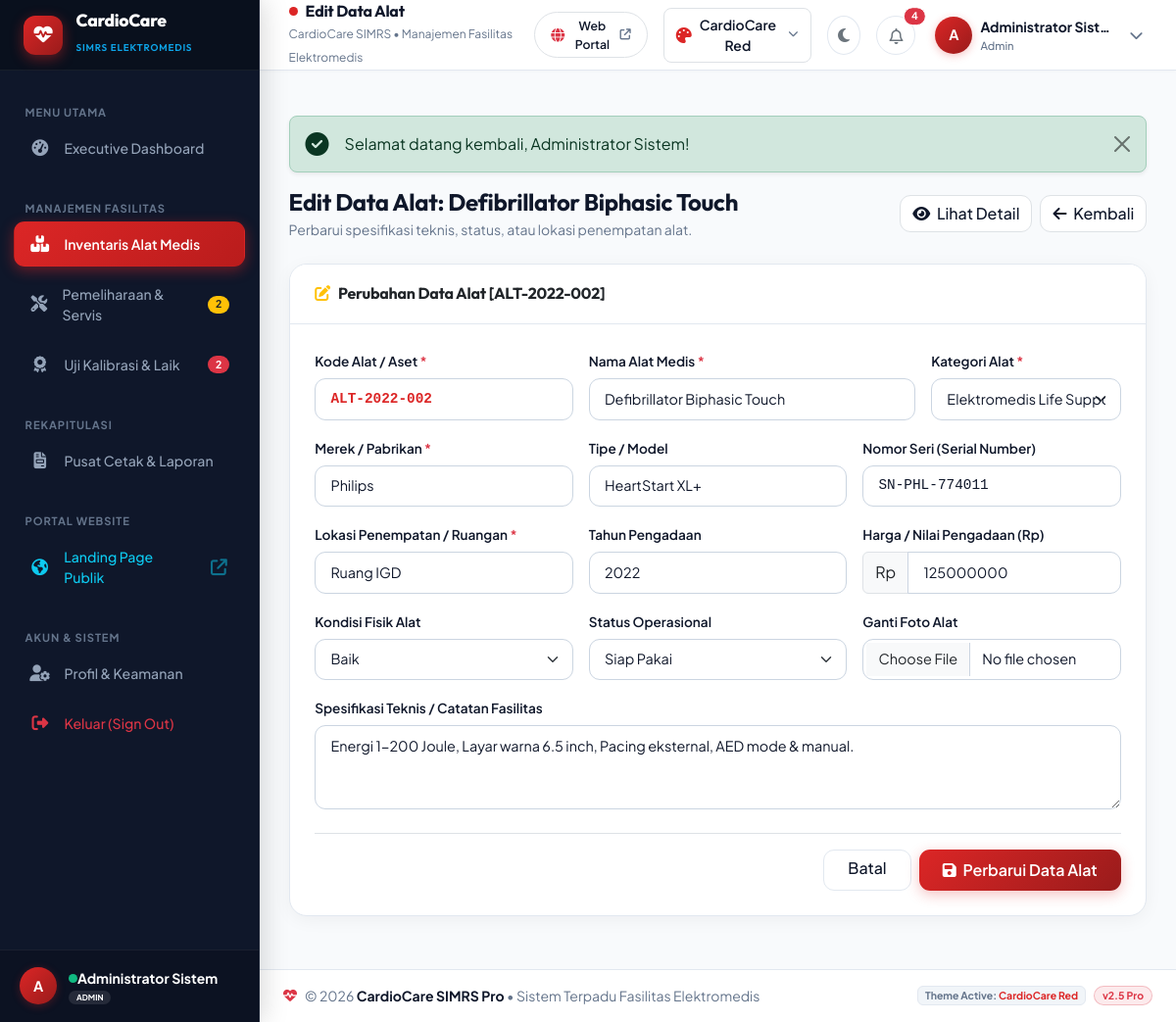
Page /inventaris/edit.php?id=2 (signed in) on the committed database.
### tables this page shows
CREATE TABLE IF NOT EXISTS `alat` (
  `id` INT AUTO_INCREMENT PRIMARY KEY,
  `kode_alat` VARCHAR(50) NOT NULL UNIQUE,
  `nama_alat` VARCHAR(150) NOT NULL,
  `kategori` VARCHAR(50) NOT NULL,
  `merek` VARCHAR(100) NOT NULL,
  `tipe_model` VARCHAR(100) DEFAULT NULL,
  `nomor_seri` VARCHAR(100) DEFAULT NULL,
  `lokasi` VARCHAR(100) NOT NULL,
  `tahun` INT NOT NULL,
  `harga_pengadaan` DECIMAL(15,2) DEFAULT 0,
  `kondisi` ENUM('Baik', 'Rusak Ringan', 'Rusak Berat') NOT NULL DEFAULT 'Baik',
  `status_operasional` ENUM('Siap Pakai', 'Dalam Pemeliharaan', 'Dalam Kalibrasi', 'Rusak', 'Afkir') NOT NULL DEFAULT 'Siap Pakai',
  `foto` VARCHAR(255) DEFAULT NULL,
  `spesifikasi` TEXT DEFAULT NULL,
  `created_at` TIMESTAMP DEFAULT CURRENT_TIMESTAMP,
  `updated_at` TIMESTAMP DEFAULT CURRENT_TIMESTAMP ON UPDATE CURRENT_TIMESTAMP
);

### inventaris/edit.php (the view, shortened to what this page needs)
<?php
require_once __DIR__ . '/../includes/header.php';
require_once __DIR__ . '/../includes/sidebar.php';
require_once __DIR__ . '/../includes/navbar.php';
$id = (int)($_GET['id'] ?? 0);
$stmt = $pdo->prepare("SELECT * FROM alat WHERE id = ?");
$stmt->execute([$id]);
$alat = $stmt->fetch();
?>
<div class="d-flex justify-content-between align-items-center mb-4">
    <div>
        <h4 class="fw-bold mb-1">Edit Data Alat: <?= htmlspecialchars($alat['nama_alat']); ?></h4>
        <p class="text-muted small mb-0">Perbarui spesifikasi teknis, status, atau lokasi penempatan alat.</p>
    </div>
    <div class="d-flex gap-2">
        <a href="<?= BASE_URL; ?>/inventaris/detail.php?id=<?= $id; ?>" class="btn btn-light border">
            <i class="fas fa-eye me-1"></i> Lihat Detail
        </a>
        <a href="<?= BASE_URL; ?>/inventaris/index.php" class="btn btn-light border">
            <i class="fas fa-arrow-left me-1"></i> Kembali
        </a>
    </div>
</div>
<div class="card-custom">
    <div class="card-header">
        <h6 class="mb-0 fw-bold text-dark"><i class="fas fa-edit me-2 text-warning"></i>Perubahan Data Alat [<?= htmlspecialchars($alat['kode_alat']); ?>]</h6>
    </div>
    <div class="card-body">
        <form action="" method="POST" enctype="multipart/form-data">
            <div class="row g-3 mb-3">
                <div class="col-md-4">
                    <label class="form-label small fw-semibold">Kode Alat / Aset <span class="text-danger">*</span></label>
                    <input type="text" class="form-control font-monospace fw-bold text-primary" name="kode_alat" value="<?= htmlspecialchars($_POST['kode_alat'] ?? $alat['kode_alat']); ?>" required>
                </div>
                <div class="col-md-5">
                    <label class="form-label small fw-semibold">Nama Alat Medis <span class="text-danger">*</span></label>
                    <input type="text" class="form-control" name="nama_alat" value="<?= htmlspecialchars($_POST['nama_alat'] ?? $alat['nama_alat']); ?>" required>
                </div>
                <div class="col-md-3">
                    <label class="form-label small fw-semibold">Kategori Alat <span class="text-danger">*</span></label>
                    <?php $kat_curr = $_POST['kategori'] ?? $alat['kategori']; ?>
                    <select class="form-select" name="kategori" required>
                        <option value="Elektromedis Life Support" <?= ($kat_curr == 'Elektromedis Life Support') ? 'selected' : ''; ?>>Elektromedis Life Support</option>
                    </select>
                </div>
            </div>
            <div class="row g-3 mb-3">
                <div class="col-md-4">
                    <label class="form-label small fw-semibold">Merek / Pabrikan <span class="text-danger">*</span></label>
                    <input type="text" class="form-control" name="merek" value="<?= htmlspecialchars($_POST['merek'] ?? $alat['merek']); ?>" required>
                </div>
                <div class="col-md-4">
                    <label class="form-label small fw-semibold">Tipe / Model</label>
                    <input type="text" class="form-control" name="tipe_model" value="<?= htmlspecialchars($_POST['tipe_model'] ?? $alat['tipe_model']); ?>">
                </div>
                <div class="col-md-4">
                    <label class="form-label small fw-semibold">Nomor Seri (Serial Number)</label>
                    <input type="text" class="form-control font-monospace" name="nomor_seri" value="<?= htmlspecialchars($_POST['nomor_seri'] ?? $alat['nomor_seri']); ?>">
                </div>
            </div>
            <div class="row g-3 mb-3">
                <div class="col-md-4">
                    <label class="form-label small fw-semibold">Lokasi Penempatan / Ruangan <span class="text-danger">*</span></label>
                    <input type="text" class="form-control" name="lokasi" value="<?= htmlspecialchars($_POST['lokasi'] ?? $alat['lokasi']); ?>" required>
                </div>
                <div class="col-md-4">
                    <label class="form-label small fw-semibold">Tahun Pengadaan</label>
                    <input type="number" class="form-control" name="tahun" min="1990" max="<?= date('Y') + 1; ?>" value="<?= htmlspecialchars($_POST['tahun'] ?? $alat['tahun']); ?>" required>
                </div>
                <div class="col-md-4">
                    <label class="form-label small fw-semibold">Harga / Nilai Pengadaan (Rp)</label>
                    <div class="input-group">
                        <span class="input-group-text bg-light">Rp</span>
                        <input type="number" class="form-control" name="harga_pengadaan" value="<?= htmlspecialchars($_POST['harga_pengadaan'] ?? (int)$alat['harga_pengadaan']); ?>">
                    </div>
                </div>
            </div>
            <div class="row g-3 mb-3">
                <div class="col-md-4">
                    <label class="form-label small fw-semibold">Kondisi Fisik Alat</label>
                    <?php $kondisi_curr = $_POST['kondisi'] ?? $alat['kondisi']; ?>
                    <select class="form-select" name="kondisi">
                        <option value="Baik" <?= ($kondisi_curr === 'Baik') ? 'selected' : ''; ?>>Baik</option>
                    </select>
                </div>
                <div class="col-md-4">
                    <label class="form-label small fw-semibold">Status Operasional</label>
                    <?php $status_curr = $_POST['status_operasional'] ?? $alat['status_operasional']; ?>
                    <select class="form-select" name="status_operasional">
                        <option value="Siap Pakai" <?= ($status_curr === 'Siap Pakai') ? 'selected' : ''; ?>>Siap Pakai</option>
                    </select>
                </div>
                <div class="col-md-4">
                    <label class="form-label small fw-semibold">Ganti Foto Alat</label>
                    <input type="file" class="form-control" name="foto" accept="image/*">
                </div>
            </div>
            <div class="mb-4">
                <label class="form-label small fw-semibold">Spesifikasi Teknis / Catatan Fasilitas</label>
                <textarea class="form-control" name="spesifikasi" rows="3"><?= htmlspecialchars($_POST['spesifikasi'] ?? $alat['spesifikasi']); ?></textarea>
            </div>
            <div class="d-flex justify-content-end gap-2 pt-3 border-top">
                <a href="<?= BASE_URL; ?>/inventaris/detail.php?id=<?= $id; ?>" class="btn btn-light px-4">Batal</a>
                <button type="submit" class="btn btn-primary px-4">
                    <i class="fas fa-save me-1"></i> Perbarui Data Alat
                </button>
            </div>
        </form>
    </div>
</div>
<?php
require_once __DIR__ . '/../includes/footer.php';
?>

### assets/css/style.css (style rules this page uses)
:root, [data-theme="cardiocare"] { --primary: #dc2626; --primary-hover: #b91c1c; --primary-light: #fee2e2; --primary-rgb: 220, 38, 38; --primary-glow: rgba(220, 38, 38, 0.28); --primary-gradient: linear-gradient(135deg, #dc2626 0%, #991b1b 100%); --secondary: #0f172a; --accent: #0ea5e9; --success: #10b981; --warning: #f59e0b; --danger: #ef4444; --info: #0ea5e9; --body-bg: #f8fafc; --card-bg: #ffffff; --card-header-bg: #ffffff; --navbar-bg: #ffffff; --navbar-border: #e2e8f0; --sidebar-bg: #0f172a; --sidebar-header-bg: #09101d; --sidebar-text: #94a3b8; --sidebar-hover: rgba(255, 255, 255, 0.08); --sidebar-active-bg: linear-gradient(135deg, #dc2626 0%, #b91c1c 100%); --sidebar-active-glow: 0 4px 14px rgba(220, 38, 38, 0.45); --text-main: #0f172a; --text-muted: #64748b; --border-color: #e2e8f0; --table-header-bg: #f8fafc; --table-hover: #f1f5f9; --input-bg: #ffffff; --input-border: #cbd5e1; --input-text: #0f172a; --shadow-card: 0 4px 20px -2px rgba(15, 23, 42, 0.06); --shadow-elevated: 0 12px 30px -4px rgba(15, 23, 42, 0.1); --sidebar-width: 265px; }
* { box-sizing: border-box; }
body { font-family: 'Plus Jakarta Sans', 'Inter', -apple-system, BlinkMacSystemFont, 'Segoe UI', Roboto, sans-serif; background-color: var(--body-bg); color: var(--text-main); min-height: 100vh; margin: 0; overflow-x: hidden; transition: background-color 0.25s ease, color 0.25s ease; }
h1, h2, h3, h4, h5, h6, .font-heading, .sidebar-brand, .card-header h6, .stat-card h3, .page-title { font-family: 'Outfit', sans-serif; color: var(--text-main); letter-spacing: -0.015em; }
a { color: var(--primary); text-decoration: none; transition: all 0.2s ease; }
.text-muted { color: var(--text-muted) !important; }
.card-custom { background: var(--card-bg); border-radius: 18px; border: 1px solid var(--border-color); box-shadow: var(--shadow-card); margin-bottom: 1.5rem; transition: all 0.25s ease; overflow: hidden; }
.card-custom .card-header { background: var(--card-header-bg); border-bottom: 1px solid var(--border-color); padding: 1.25rem 1.6rem; display: flex; align-items: center; justify-content: space-between; }
.card-custom .card-body { padding: 1.6rem; }
.btn-primary { background: var(--primary-gradient) !important; border: none !important; color: #ffffff !important; font-weight: 600; border-radius: 11px; padding: 0.55rem 1.35rem; box-shadow: 0 4px 14px var(--primary-glow); transition: all 0.2s ease; }
.btn-light { background-color: var(--card-bg); border: 1px solid var(--border-color); color: var(--text-main); font-weight: 500; border-radius: 11px; transition: all 0.2s ease; }
.form-control, .form-select { background-color: var(--input-bg); color: var(--input-text); border: 1.5px solid var(--input-border); border-radius: 11px; padding: 0.6rem 0.95rem; font-size: 0.9rem; transition: all 0.2s ease; }
.form-label { font-weight: 600; font-size: 0.85rem; margin-bottom: 0.4rem; color: var(--text-main); }
.text-primary { color: var(--primary) !important; }

### rows in the picture
alat: nama_alat "Defibrillator Biphasic Touch", kode_alat "ALT-2022-002", kategori "Elektromedis Life Support", merek "Philips", tipe_model "HeartStart XL+", nomor_seri "SN-PHL-774011", lokasi "Ruang IGD", tahun "2022", harga_pengadaan "125000000", kondisi "Baik", status_operasional "Siap Pakai", spesifikasi "Energi 1-200 Joule, Layar warna 6.5 inch, Pacing eksternal, AED mode & manual."

### other values in the picture
$count_maint_active "2"
$count_kalibrasi_alert "2"
substr($user['nama_lengkap'] ?? 'U', 0, 1) "A"
$user['nama_lengkap'] "Administrator Sistem"
$user['role'] "ADMIN"
$page_title "Edit Data Alat"
$total_notif "4"
$user['nama_lengkap'] "Administrator Sist…"
$user['role'] "Admin"
$msg "Selamat datang kembali, Administrator Sistem!"
